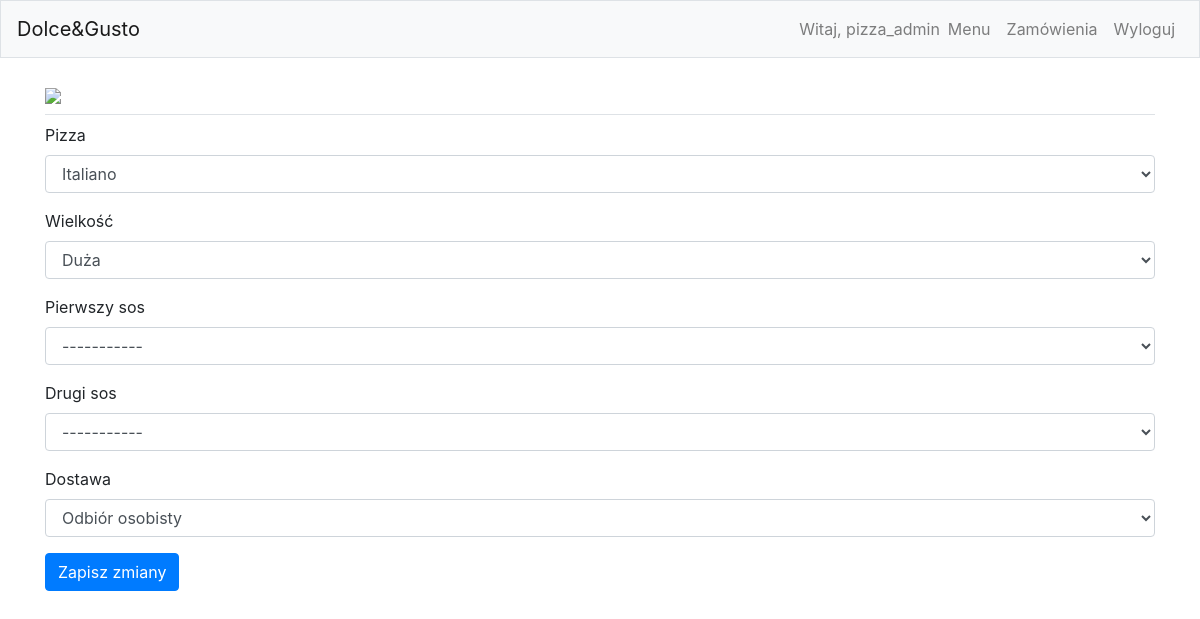
The page /edit_order/4 (signed in) on the database its author committed.
### pizzas/models.py (models this page shows, shortened)
class Order(models.Model):
    pizza = models.ForeignKey(Pizza, on_delete=models.CASCADE)
    size = models.CharField(max_length=10)
    sauce1 = models.CharField(max_length=10)
    sauce2 = models.CharField(max_length=10)
    deliver = models.CharField(max_length=10)
    date_order = models.DateTimeField(auto_now_add=True)
    owner = models.ForeignKey(User, on_delete=models.CASCADE)

### pizzas/views.py (the view)
# urls.py: path('edit_order/<int:order_id>', views.edit_order, name='edit_order')
@login_required
def edit_order(request, order_id):
    if request.user.username != 'pizza_admin':
        raise Http404
    from .models import Order
    order = Order.objects.get(id=order_id)
    if request.method != 'POST':
        form = NewOrder(instance=order)
    else:
        form = NewOrder(instance=order, data=request.POST)
        if form.is_valid():
            form.save()
            return redirect('pizzas:index')
    context = {'form': form, 'order': order}
    return render(request, 'pizzas/edit_order.html', context)

### pizzas/forms.py
class NewOrder(forms.ModelForm):
    class Meta:
        model = Order
        fields = ['pizza', 'size', 'sauce1', 'sauce2', 'deliver']
        labels = {
            'pizza': 'Pizza',
            'size': 'Wielkość',
            'sauce1': 'Pierwszy sos',
            'sauce2': 'Drugi sos',
            'deliver': 'Dostawa'
        }
        size_choice = [
            (None, '-----------'),
            ('S', 'Mała'),
            ('M', 'Duża'),
            ('L', 'Familijna'),
            ('XL', 'XXL 55cm')
        ]
        sauce_choice = [
            ('br', '-----------'),
            ('k', 'Ketchup'),
            ('m', 'Majonez'),
            ('cz', 'Czosnkowy'),
            ('pik', 'Pikantny')
        ]
        deliver_choice = [
            (None, '-----------'),
            ('odb', 'Odbiór osobisty'),
            ('dwz', 'Dowóz')
        ]
        widgets = {
            'size': forms.Select(choices=size_choice),
            'sauce1': forms.Select(choices=sauce_choice),
            'sauce2': forms.Select(choices=sauce_choice),
            'deliver': forms.Select(choices=deliver_choice)
        }

### pizzas/models.py (called while the page is built)
    def __str__(self):
        return self.name

### pizzas/templates/pizzas/edit_order.html (shortened to what this page needs)
{% extends 'pizzas/base.html' %}
{% load bootstrap4 %}
{% block page_header %}
    <img src="https://i.imgur.com/olxvhk5.jpg" style="width: 100%;" />
{% endblock page_header %}
{% block content %}
    <form action="{% url 'pizzas:edit_order' order.id %}" method="post">
        {% bootstrap_form form %}
        {% buttons %}
        <button name="submit" class="btn btn-primary">Zapisz zmiany</button>
        {% endbuttons %}
    </form>
{% endblock content %}

### pizzas/templates/pizzas/base.html (shortened to what this page needs)
{% load bootstrap4 %}
<!doctype html>
<html lang="pl">
    <head>
        {% bootstrap_css %}
    </head>
    <body>
        <nav class="navbar navbar-expand-md navbar-light bg-light mb-4 border">
            <a class="navbar-brand" href="{% url 'pizzas:index' %}">
                Dolce&Gusto
            </a>
            <div class="collapse navbar-collapse" id="navbarCollapse">
                <ul class="navbar-nav ml-auto">
                    {% if user.is_authenticated %}
                        <li class="nav-item">
                            <span class="navbar-text">
                                Witaj, {{ user.username }}
                            </span>
                        </li>
                        <li class="nav-item">
                            <a class="nav-link" href="{% url 'pizzas:menu' %}">
                                Menu
                            </a>
                        </li>
                        {% if user.username == 'pizza_admin' %}
                            <li class="nav-item">
                                <a class="nav-link" href="{% url 'pizzas:orders' %}">
                                    Zamówienia
                                </a>
                            </li>
                        {% endif %}
                        <li class="nav-item">
                            <a class="nav-link" href="{% url 'users:logout' %}">
                                Wyloguj
                            </a>
                        </li>
                    {% endif %}
                </ul>
            </div>
        </nav>
        <main role="main" class="container">
            <div class="pb-2 mb-2 border-bottom">
                {% block page_header %} {% endblock page_header %}
            </div>
            <div>
                {% block content %}{% endblock content %}
            </div>
        </main>
    </body>
</html>

### rows shown on the page
Order: pizza "Italiano", size "Duża", sauce1 "-----------", sauce2 "-----------", deliver "Odbiór osobisty"

### other values the page prints
{{ user.username }} "pizza_admin"
